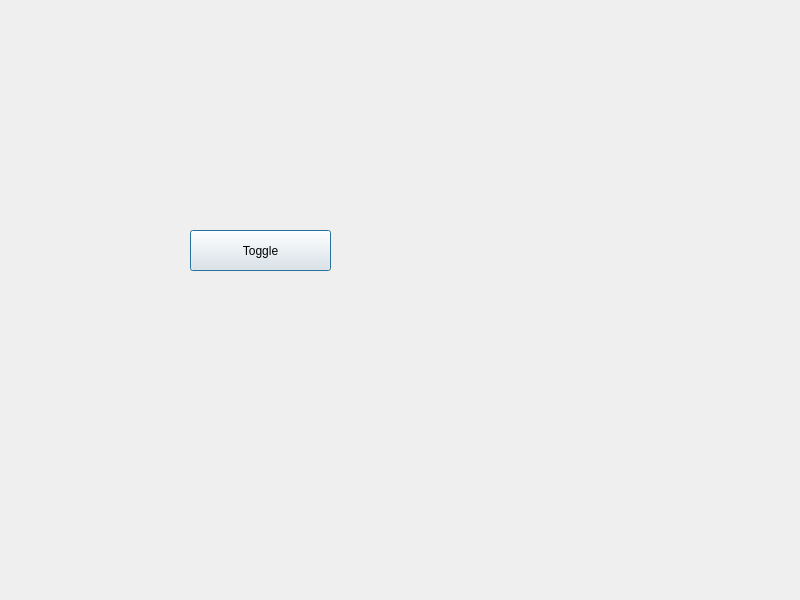
<?xml version="1.0" encoding="UTF-8"?>
<ui version="4.0">
 <class>Dialog</class>
 <widget class="QDialog" name="Dialog">
  <property name="geometry">
   <rect>
    <x>0</x>
    <y>0</y>
    <width>800</width>
    <height>600</height>
   </rect>
  </property>
  <property name="windowTitle">
   <string>Dialog</string>
  </property>
  <widget class="QPushButton" name="pushButton">
   <property name="geometry">
    <rect>
     <x>190</x>
     <y>230</y>
     <width>141</width>
     <height>41</height>
    </rect>
   </property>
   <property name="text">
    <string>Toggle</string>
   </property>
   <property name="checkable">
    <bool>true</bool>
   </property>
  </widget>
 </widget>
 <resources/>
 <connections/>
</ui>
